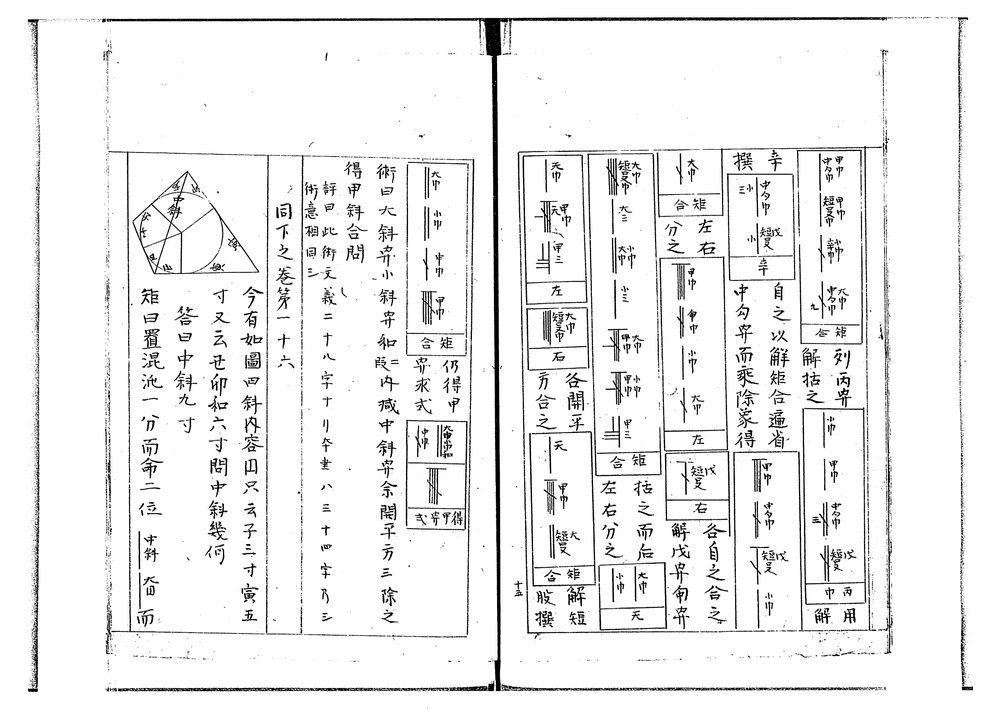
#> input picture image/imaaru/ima0.png, 991 x 712 px, shrunk from 2560 x 1840 before the run, found by its file name; its folder holds only this picture in this run
$ python LineDetectionAll.py 5 5 5 5
#> lines starting #> are read from the running program, lines starting #| are printed output that depends on the picture; after the words box and inside, x2 and y2 are one past the last pixel; in counts of white or black regions, pixels touching at a corner belong together
#!/usr/bin/env python3
# -*- coding: utf-8 -*-
"""
Created on Tue Sep 11 11:04:20 2018

@author: omusubi
"""

import os
import cv2
import sys
import numpy as np
import math
from itertools import groupby
from operator import itemgetter
from matplotlib import pyplot as plt

def separate(listOfLines,maxGapToLinkLines):
    returnList=[[]]
    currentReturnElement=0
    previousList=[]

    #Put the first element in the first list of previous elements
    previousX1=listOfLines[0][0]
    previousY1=listOfLines[0][1]
    previousX2=listOfLines[0][2]
    previousY2=listOfLines[0][3]
    previousList.append( (previousX1, previousY1, previousX2, previousY2) )

    for i in range(1,len(listOfLines)):
        x=listOfLines[i]
        currentX1=x[0]
        currentY1=x[1]
        currentX2=x[2]
        currentY2=x[3]
        if (abs(previousY2-currentY1)>maxGapToLinkLines):
            # Gap is too big
            returnList[currentReturnElement].extend(previousList)
            currentReturnElement+=1
            returnList.append([])
            previousList=[(currentX1, currentY1, currentX2, currentY2)]
        else:
            # gap is NOT too big
            previousList.append( (currentX1, currentY1, currentX2, currentY2) )

        previousX1=currentX1
        previousY1=currentY1
        previousX2=currentX2
        previousY2=currentY2

    returnList[currentReturnElement].extend(previousList)
    return returnList


def summarize(listOfLines):

    x1=listOfLines[0][0]
    y1=listOfLines[0][1]
    x2=listOfLines[0][2]
    y2=listOfLines[0][3]
    for x in listOfLines:
        #x1 is min x
        if (x[0]<x1):
            x1=x[0]
        elif (x[2]<x1):
            x1=x[2]
        #x2 is max x
        if (x[0]>x2):
            x2=x[0]
        elif (x[2]>x2):
            x2=x[2]
        #y1 is min y
        if (x[1]<y1):
            y1=x[1]
        elif (x[3]<y1):
            y1=x[3]
        #y2 is max y
        if (x[1]>y2):
            y2=x[1]
        elif (x[3]>y2):
            y2=x[3]

    return [(x1,y1,x2,y2)]

class newgroupby:
    # [k for k, g in groupby('AAAABBBCCDAABBB')] --> A B C D A B
    # [list(g) for k, g in groupby('AAAABBBCCD')] --> AAAA BBB CC D
    def __init__(self, iterable, key=None,margin=0):
        if key is None:
            key = lambda x: x
        self.keyfunc = key
        self.it = iter(iterable)
        self.tgtkey = self.currkey = self.currvalue = int()
        self.margin=margin
    def __iter__(self):
        return self
    def __next__(self):
        self.id = object()
        while math.fabs(int(self.currkey) - int(self.tgtkey))<= self.margin :
            self.currvalue = next(self.it)    # Exit on StopIteration
            self.currkey = self.keyfunc(self.currvalue)
        self.tgtkey = self.currkey
        return (self.currkey, self._grouper(self.tgtkey, self.id))
    def _grouper(self, tgtkey, id):
        while self.id is id and math.fabs(int(self.currkey) - int(self.tgtkey))<= self.margin:
            yield self.currvalue
            try:
                self.currvalue = next(self.it)
            except StopIteration:
                return
            self.currkey = self.keyfunc(self.currvalue)


path = "/Users/omusubi/Downloads/直線検出/imaaru"
path_list = os.listdir(path)

def main():
    for path_last in path_list:

        img = cv2.imread("/Users/omusubi/Downloads/直線検出/imaaru/{}".format(path_last))
#> img is the input picture: shape (712, 991, 3); min 0, max 255, mean 238.7
        gray = cv2.cvtColor(img,cv2.COLOR_BGR2GRAY)
        edges = cv2.Canny(gray,100,200,apertureSize = 3)
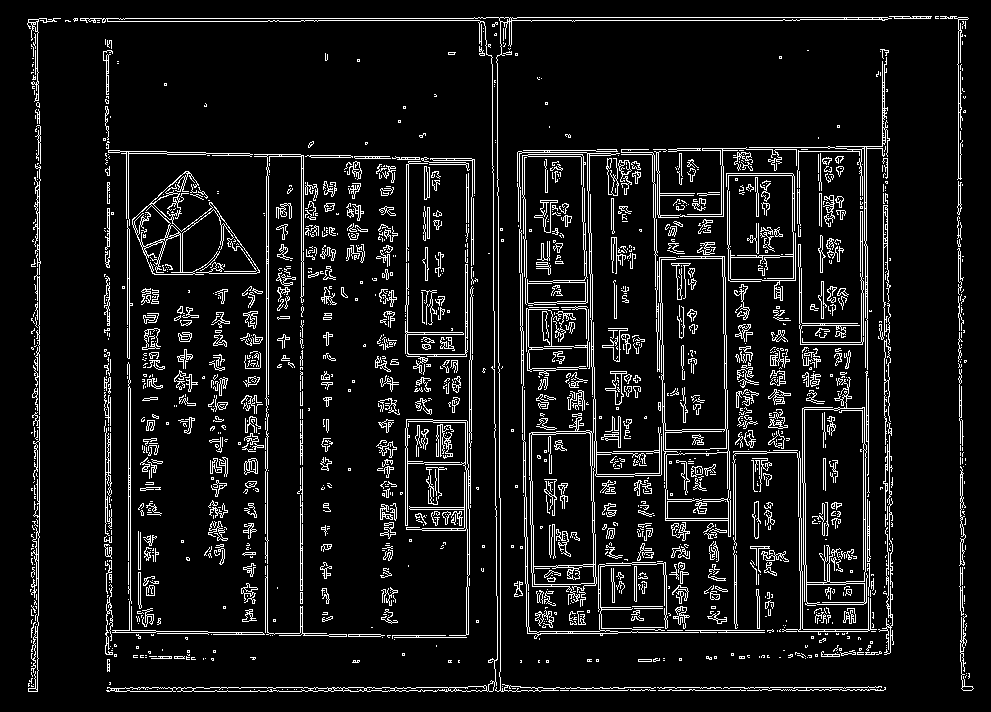
#> edges: shape (712, 991); 8.7% white in thin lines or dots


        minLineLength = int(sys.argv[1])
        maxLineGap = int(sys.argv[2])
        maxGapToLinkLines = int(sys.argv[3])
        verticalTol=int(sys.argv[4])


        lines = cv2.HoughLinesP(edges,1,np.pi/180,15,minLineLength,maxLineGap)
#> lines = 910 rows, first 6: [318, 20, 479, 20], [371, 690, 381, 690], [210, 687, 219, 687], [517, 17, 887, 17], [960, 495, 960, 474], [311, 157, 350, 157]
        lines2 = []
        for x in range(0, len(lines)):
            for x1,y1,x2,y2 in lines[x]:
                if (abs(x1-x2)<verticalTol) and (abs(y1-y2)>minLineLength):
                    lines2.append(lines[x])
                else:
                    if (abs(x1-x2)<verticalTol):
                        print("("+str(x1)+","+str(y1)+") and ("+str(x2)+","+str(y2)+") line not vertical" )
                    else:
                        print("("+str(x1)+","+str(y1)+") and ("+str(x2)+","+str(y2)+") line not long enough, "+str(minLineLength)+" is longer than "+str(abs(y1-y2)) )
#> this loop made 910 passes
#| (318,20) and (479,20) line not long enough, 5 is longer than 0
#| (371,690) and (381,690) line not long enough, 5 is longer than 0
#| (210,687) and (219,687) line not long enough, 5 is longer than 0
#| (517,17) and (887,17) line not long enough, 5 is longer than 0
#| (311,157) and (350,157) line not long enough, 5 is longer than 0
#> (further printed lines are left out)
#> after the loop, lines2 = 487 items, first 6: [[960, 495, 960, 474]], [[590, 319, 592, 349]], [[526, 584, 526, 626]], [[39, 532, 39, 442]], [[36, 562, 36, 585]], [[37, 300, 37, 276]]
        print(lines2)


        #sorting by x1-coordinate
        print("NOW SORTING!!!!!!!!!!!!!!!!!!!!!! ")
        values = []
        for x in range(0, len(lines2)):
            for x1,y1,x2,y2 in lines2[x]:
                values.append((x1,y1,x2,y2))
#> after the loop, values = 487 items, first 6: (960, 495, 960, 474), (590, 319, 592, 349), (526, 584, 526, 626), (39, 532, 39, 442), (36, 562, 36, 585), (37, 300, 37, 276)

        dtype = [('x1', int),('x2', int),('y1', int),('y2', int)]
        a = np.array(values, dtype=dtype)
        sortedList=np.sort(a, order='x1')
        print(sortedList)


        #grouping by x1-coordinate
        groups = []
        for unique_key, group in newgroupby(sortedList, itemgetter(0), verticalTol):
#> in __init__, `self.tgtkey = self.currkey = self.currvalue = int()`: self.tgtkey = 0
#> in __init__, `self.margin=margin`: self.margin = 5
#> in __next__, `self.tgtkey = self.currkey`: self.tgtkey = 31
            groups.append(list(group))
#> this loop made 71 passes
#> after the loop, groups = 71 items
        print(groups)


        # clean up line groups according to maxGapToLinkLines
        print("NOW Clean UP"+str(groups))
        cleanList=[]
        for x in groups:
            inList=separate(x,maxGapToLinkLines)
            for e in inList:
                cleanList.append(e)
#> this loop made 71 passes
#> after the loop, cleanList = 474 items
        print(cleanList)

        #summary best tuple from each tuple
        print("NOW SUMMARY!!!!!!!!!!!!!!!!!!!!!! "+str(cleanList))
        summaryList=[]
        for x in cleanList:
            summaryList.append(summarize(x))
#> this loop made 474 passes
        print("END of summary "+str(summaryList))


        #show line
        for x in range(0, len(summaryList)):
            for x1,y1,x2,y2 in summaryList[x]:
                cv2.line(img,(x1,y1),(x2,y2),(0,255,0),5)
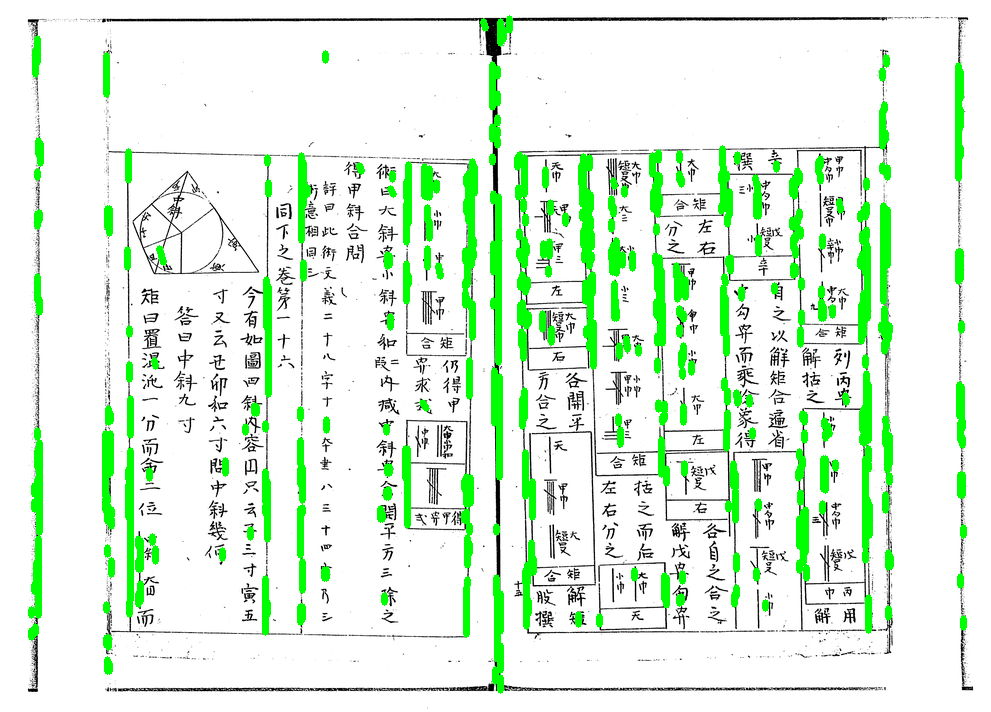
#> img: shape (712, 991, 3); 7.91% of pixels changed, all inside (x1, y1, x2, y2) = (28, 15, 967, 694)

        cv2.imwrite("image-"+str(path_last)+"MinLine"+str(sys.argv[1])+"MaxGap"+str(sys.argv[2])+"maxGapToLinkLines"+str(sys.argv[3])+"verticalTol"+str(sys.argv[4])+".png",img)

if __name__ == '__main__':
    main()

$ run again, on image/imaaru/ima4.png
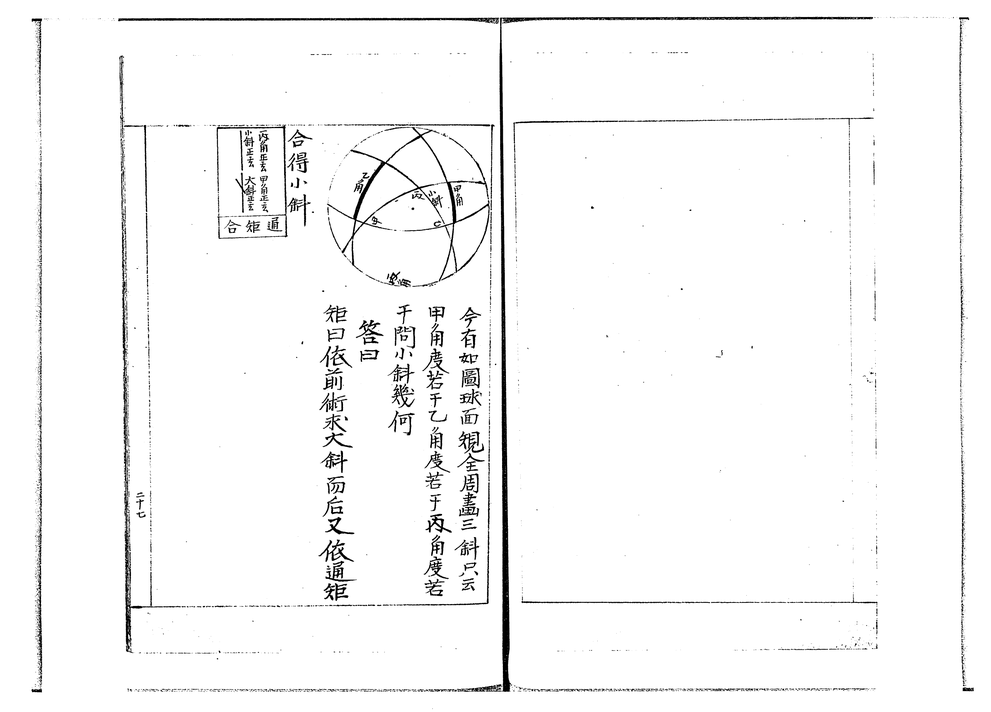
#> input picture image/imaaru/ima4.png, 991 x 712 px, shrunk from 2560 x 1840 before the run, found by its file name
#> in main, img is the input picture: shape (712, 991, 3); min 0, max 255, mean 247.3
#> in main, `edges = cv2.Canny(gray,100,200,apertureSize = 3)`:
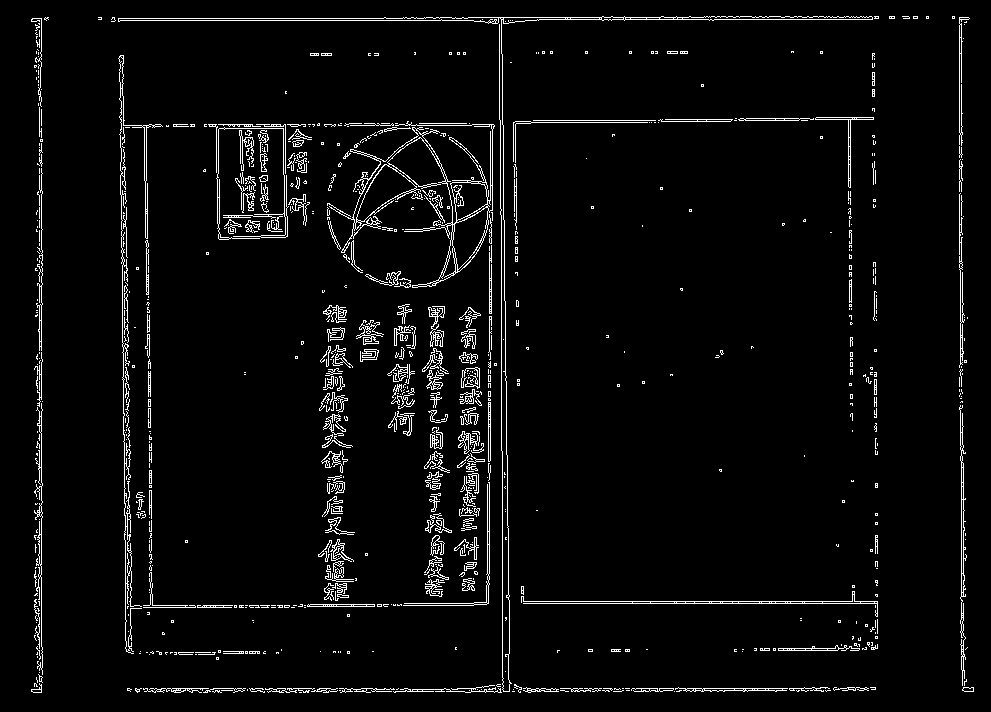
#> edges: shape (712, 991); 4% white in thin lines or dots
#> lines = 515 rows, first 6: [39, 400, 39, 392], [41, 302, 41, 285], [703, 688, 787, 688], [523, 601, 852, 601], [353, 689, 360, 689], [502, 677, 502, 451]
#> the loop in main, `for x in range(0, len(lines)):` made 515 passes
#| (703,688) and (787,688) line not long enough, 5 is longer than 0
#| (523,601) and (852,601) line not long enough, 5 is longer than 0
#| (353,689) and (360,689) line not long enough, 5 is longer than 0
#| (964,691) and (973,691) line not long enough, 5 is longer than 0
#| (118,18) and (383,18) line not long enough, 5 is longer than 0
#> (further printed lines are left out)
#> after the loop in main, `for x in range(0, len(lines)):`: lines2 = 299 items, first 6: [[39, 400, 39, 392]], [[41, 302, 41, 285]], [[502, 677, 502, 451]], [[39, 136, 39, 107]], [[961, 261, 961, 237]], [[962, 425, 962, 413]]
#> after the loop in main, `for x in range(0, len(lines2)):`: values = 299 items, first 6: (39, 400, 39, 392), (41, 302, 41, 285), (502, 677, 502, 451), (39, 136, 39, 107), (961, 261, 961, 237), (962, 425, 962, 413)
#> in __init__, `self.tgtkey = self.currkey = self.currvalue = int()`: self.tgtkey = 0
#> self.margin = 5
#> in __next__, `self.tgtkey = self.currkey`: self.tgtkey = 35
#> the loop in main, `for unique_key, group in newgroupby(sortedList, itemgetter(0), vertica..` made 40 passes
#> unique_key on passes 1 to 8: 35, 41, 119, 125, 131, 141, 147, 219
#> after the loop in main, `for unique_key, group in newgroupby(sortedList, itemgetter(0), vertica..`: groups = 40 items
#> the loop in main, `for x in groups:` made 40 passes
#> after the loop in main, `for x in groups:`: cleanList = 287 items
#> the loop in main, `for x in cleanList:` made 287 passes
#> after the loop in main, `for x in range(0, len(summaryList)):`:
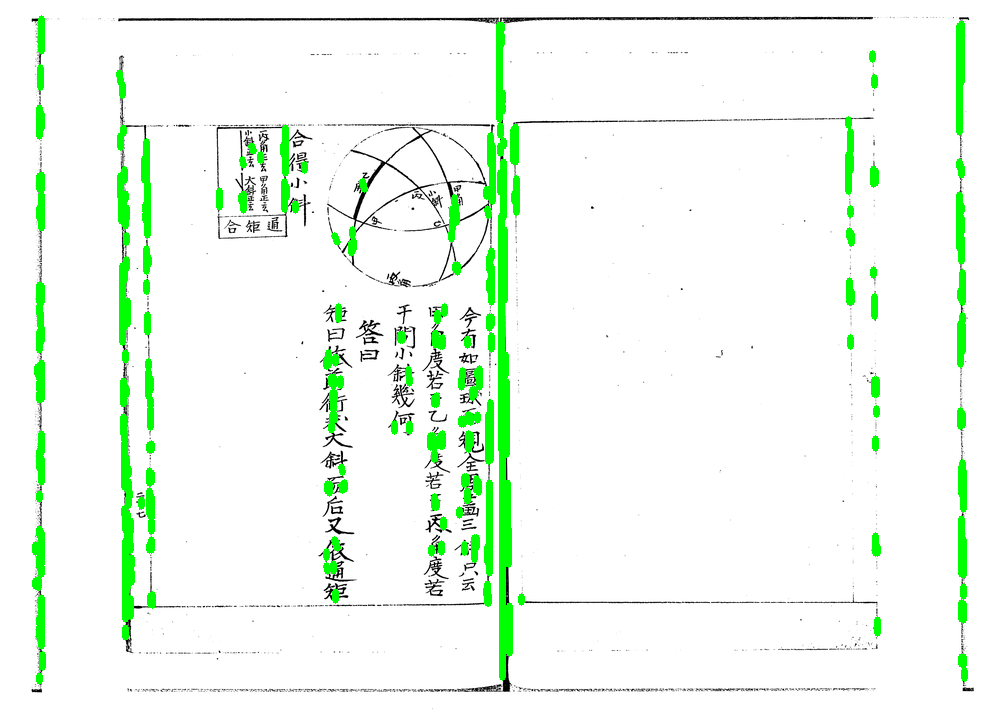
#> img: shape (712, 991, 3); 4.8% of pixels changed, all inside (x1, y1, x2, y2) = (32, 15, 968, 685)
